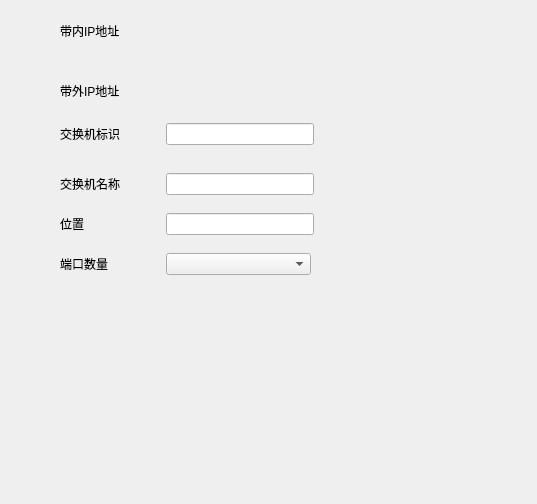
<?xml version="1.0" encoding="UTF-8"?>
<ui version="4.0">
 <class>AddSwitchDialog</class>
 <widget class="QDialog" name="AddSwitchDialog">
  <property name="geometry">
   <rect>
    <x>0</x>
    <y>0</y>
    <width>537</width>
    <height>504</height>
   </rect>
  </property>
  <property name="windowTitle">
   <string>Dialog</string>
  </property>
  <widget class="QWidget" name="">
   <property name="geometry">
    <rect>
     <x>60</x>
     <y>20</y>
     <width>191</width>
     <height>22</height>
    </rect>
   </property>
   <layout class="QHBoxLayout" name="horizontalLayout">
    <item>
     <widget class="QLabel" name="label">
      <property name="minimumSize">
       <size>
        <width>100</width>
        <height>20</height>
       </size>
      </property>
      <property name="maximumSize">
       <size>
        <width>100</width>
        <height>20</height>
       </size>
      </property>
      <property name="text">
       <string>带内IP地址</string>
      </property>
     </widget>
    </item>
    <item>
     <widget class="QWidget" name="widget" native="true"/>
    </item>
   </layout>
  </widget>
  <widget class="QWidget" name="">
   <property name="geometry">
    <rect>
     <x>60</x>
     <y>80</y>
     <width>251</width>
     <height>22</height>
    </rect>
   </property>
   <layout class="QHBoxLayout" name="horizontalLayout_2">
    <item>
     <widget class="QLabel" name="label_2">
      <property name="minimumSize">
       <size>
        <width>100</width>
        <height>20</height>
       </size>
      </property>
      <property name="maximumSize">
       <size>
        <width>100</width>
        <height>20</height>
       </size>
      </property>
      <property name="text">
       <string>带外IP地址</string>
      </property>
     </widget>
    </item>
    <item>
     <widget class="QWidget" name="widget_2" native="true"/>
    </item>
   </layout>
  </widget>
  <widget class="QWidget" name="">
   <property name="geometry">
    <rect>
     <x>60</x>
     <y>120</y>
     <width>254</width>
     <height>29</height>
    </rect>
   </property>
   <layout class="QHBoxLayout" name="horizontalLayout_3">
    <item>
     <widget class="QLabel" name="label_3">
      <property name="minimumSize">
       <size>
        <width>100</width>
        <height>20</height>
       </size>
      </property>
      <property name="maximumSize">
       <size>
        <width>100</width>
        <height>20</height>
       </size>
      </property>
      <property name="text">
       <string>交换机标识</string>
      </property>
     </widget>
    </item>
    <item>
     <widget class="QLineEdit" name="lineEdit"/>
    </item>
   </layout>
  </widget>
  <widget class="QWidget" name="">
   <property name="geometry">
    <rect>
     <x>60</x>
     <y>170</y>
     <width>254</width>
     <height>29</height>
    </rect>
   </property>
   <layout class="QHBoxLayout" name="horizontalLayout_4">
    <item>
     <widget class="QLabel" name="label_6">
      <property name="minimumSize">
       <size>
        <width>100</width>
        <height>20</height>
       </size>
      </property>
      <property name="maximumSize">
       <size>
        <width>100</width>
        <height>20</height>
       </size>
      </property>
      <property name="text">
       <string>交换机名称</string>
      </property>
     </widget>
    </item>
    <item>
     <widget class="QLineEdit" name="lineEdit_2"/>
    </item>
   </layout>
  </widget>
  <widget class="QWidget" name="">
   <property name="geometry">
    <rect>
     <x>60</x>
     <y>210</y>
     <width>254</width>
     <height>29</height>
    </rect>
   </property>
   <layout class="QHBoxLayout" name="horizontalLayout_5">
    <item>
     <widget class="QLabel" name="label_4">
      <property name="minimumSize">
       <size>
        <width>100</width>
        <height>20</height>
       </size>
      </property>
      <property name="maximumSize">
       <size>
        <width>100</width>
        <height>20</height>
       </size>
      </property>
      <property name="text">
       <string>位置</string>
      </property>
     </widget>
    </item>
    <item>
     <widget class="QLineEdit" name="lineEdit_3"/>
    </item>
   </layout>
  </widget>
  <widget class="QWidget" name="">
   <property name="geometry">
    <rect>
     <x>60</x>
     <y>250</y>
     <width>251</width>
     <height>29</height>
    </rect>
   </property>
   <layout class="QHBoxLayout" name="horizontalLayout_6">
    <item>
     <widget class="QLabel" name="label_5">
      <property name="minimumSize">
       <size>
        <width>100</width>
        <height>20</height>
       </size>
      </property>
      <property name="maximumSize">
       <size>
        <width>100</width>
        <height>20</height>
       </size>
      </property>
      <property name="text">
       <string>端口数量</string>
      </property>
     </widget>
    </item>
    <item>
     <widget class="QComboBox" name="comboBox"/>
    </item>
   </layout>
  </widget>
 </widget>
 <resources/>
 <connections/>
</ui>
